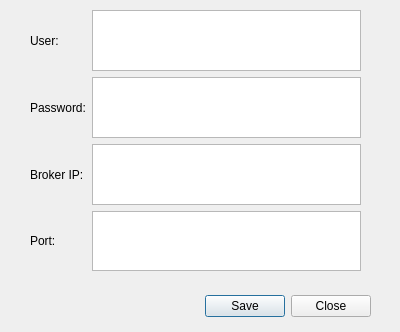
<?xml version="1.0" encoding="UTF-8"?>
<ui version="4.0">
 <class>Dialog</class>
 <widget class="QDialog" name="Dialog">
  <property name="geometry">
   <rect>
    <x>0</x>
    <y>0</y>
    <width>400</width>
    <height>332</height>
   </rect>
  </property>
  <property name="windowTitle">
   <string>Ajustes</string>
  </property>
  <widget class="QDialogButtonBox" name="button_box">
   <property name="geometry">
    <rect>
     <x>30</x>
     <y>290</y>
     <width>341</width>
     <height>32</height>
    </rect>
   </property>
   <property name="orientation">
    <enum>Qt::Horizontal</enum>
   </property>
   <property name="standardButtons">
    <set>QDialogButtonBox::Close|QDialogButtonBox::Save</set>
   </property>
   <property name="centerButtons">
    <bool>false</bool>
   </property>
  </widget>
  <widget class="QWidget" name="layoutWidget">
   <property name="geometry">
    <rect>
     <x>30</x>
     <y>10</y>
     <width>331</width>
     <height>261</height>
    </rect>
   </property>
   <layout class="QGridLayout" name="settings_layout">
    <item row="0" column="0">
     <widget class="QLabel" name="user_label">
      <property name="text">
       <string>User:</string>
      </property>
     </widget>
    </item>
    <item row="0" column="1">
     <widget class="QTextEdit" name="user_text"/>
    </item>
    <item row="1" column="0">
     <widget class="QLabel" name="password_label">
      <property name="text">
       <string>Password:</string>
      </property>
     </widget>
    </item>
    <item row="1" column="1">
     <widget class="QTextEdit" name="password_text"/>
    </item>
    <item row="2" column="0">
     <widget class="QLabel" name="broker_ip_label">
      <property name="text">
       <string>Broker IP:</string>
      </property>
     </widget>
    </item>
    <item row="2" column="1">
     <widget class="QTextEdit" name="broker_ip_text"/>
    </item>
    <item row="3" column="0">
     <widget class="QLabel" name="port_label">
      <property name="text">
       <string>Port:</string>
      </property>
     </widget>
    </item>
    <item row="3" column="1">
     <widget class="QTextEdit" name="port_text"/>
    </item>
   </layout>
  </widget>
 </widget>
 <resources/>
 <connections>
  <connection>
   <sender>button_box</sender>
   <signal>accepted()</signal>
   <receiver>Dialog</receiver>
   <slot>accept()</slot>
   <hints>
    <hint type="sourcelabel">
     <x>248</x>
     <y>254</y>
    </hint>
    <hint type="destinationlabel">
     <x>157</x>
     <y>274</y>
    </hint>
   </hints>
  </connection>
  <connection>
   <sender>button_box</sender>
   <signal>rejected()</signal>
   <receiver>Dialog</receiver>
   <slot>reject()</slot>
   <hints>
    <hint type="sourcelabel">
     <x>316</x>
     <y>260</y>
    </hint>
    <hint type="destinationlabel">
     <x>286</x>
     <y>274</y>
    </hint>
   </hints>
  </connection>
 </connections>
</ui>
